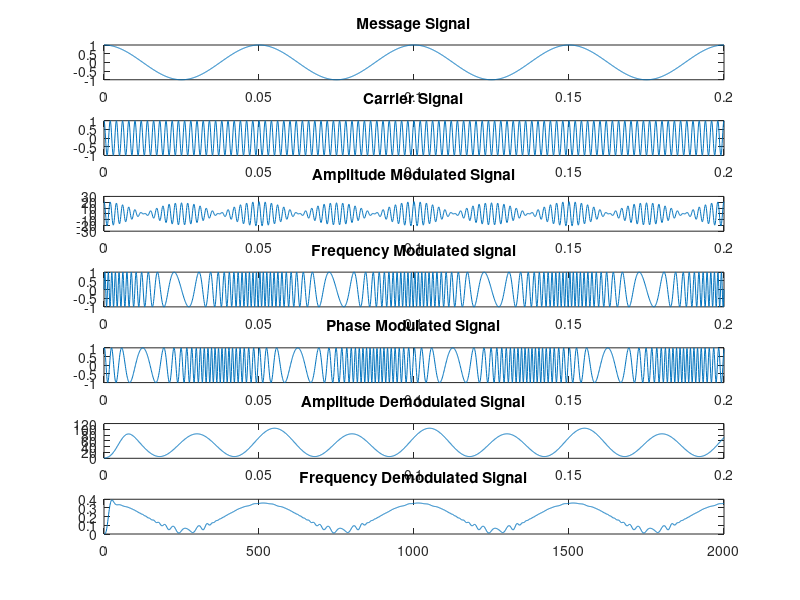

The MATLAB script that drew this image:
t=0:0.0001:0.2;
Am=1;
fm=20;
Ac=1;
fc=500;
m=20;

%Message signal

ms=Am*cos(2*pi*fm*t);
subplot(7,3,1:3);
plot(t,ms);
title('Message Signal');

%Carrier Signal

c=Ac*cos(2*pi*fc*t);
subplot(7,3,4:6);
plot(t,c);
title('Carrier Signal');

%Amplitude Modulation

a=Ac*(1+m*cos(2*pi*fm*t)).*cos(2*pi*fc*t);
subplot(7,3,7:9);
plot(t,a);
title('Amplitude Modulated Signal');

% Frequency Modulation

f=Ac*sin((2*pi*fc*t)+m.*sin(2*pi*fm*t));
subplot(7,3,10:12);
plot(t,f);
title('Frequency Modulated signal')

% Phase Modulation

p=Ac*sin((2*pi*fc*t)+(m.*ms));
subplot(7,3,13:15);
plot(t,p);
title('Phase Modulated Signal');

%Amplitude Demodulation

v=(a)+(a).*(a);
fl=fir1(100,0.001,"low");
adm=filter(fl,2,v);
subplot(7,3,16:18);
plot(t,adm);
title('Amplitude Demodulated Signal');

% Freuency Demodulation


x = diff(f); 
y = abs(x);
[b,a]=butter(4, 0.07);
fdm = filter(b, a, y);
subplot(7,3,19:21);
plot(fdm);
title('Frequency Demodulated Signal');




